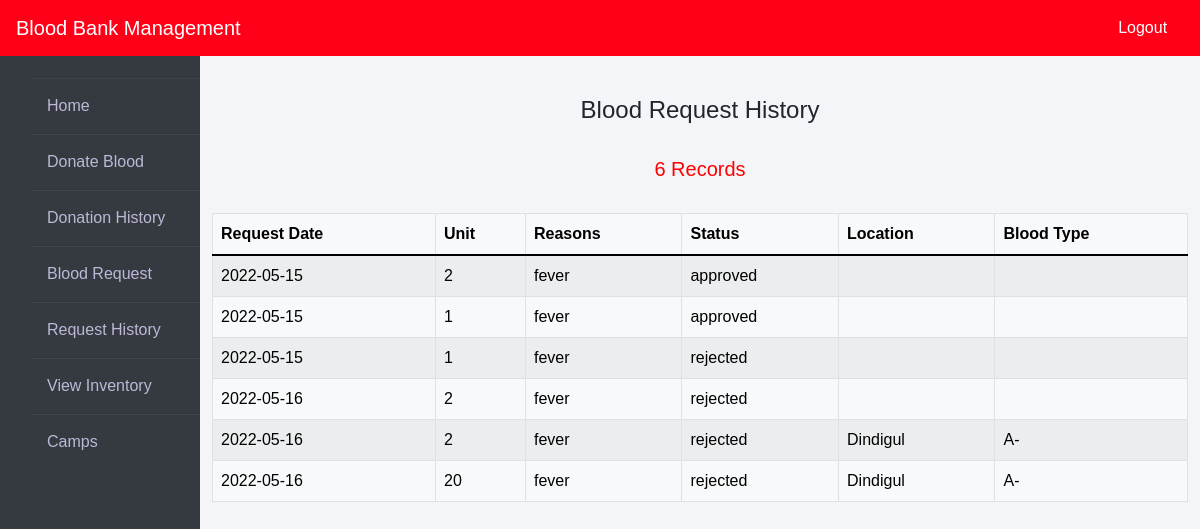
Page /request_history.php (signed in) on the committed database.
### tables this page shows
CREATE TABLE `blood_request` (
  `unit` int(10) NOT NULL,
  `reason` varchar(50) NOT NULL,
  `location` varchar(100) NOT NULL,
  `bloodtype` varchar(20) NOT NULL,
  `request_date` date NOT NULL,
  `requestor_id` int(10) NOT NULL,
  `request_id` int(20) NOT NULL,
  `admin_id` int(20) NOT NULL,
  `status` varchar(20) NOT NULL,
  `action` varchar(20) NOT NULL
);

### request_history.php (the view, shortened to what this page needs)
<!DOCTYPE html>
<html lang="en">
<head>
    <link rel="stylesheet" href="https://maxcdn.bootstrapcdn.com/bootstrap/4.0.0/css/bootstrap.min.css">
    <link href="https://cdn.jsdelivr.net/npm/bootstrap@5.0.2/dist/css/bootstrap.min.css" rel="stylesheet">
    <link rel="stylesheet" href="https://cdnjs.cloudflare.com/ajax/libs/font-awesome/5.14.0/css/all.css">
    <link rel = "stylesheet" href = "css/home.css">
</head>
<body>
    <nav class="navbar navbar-expand-lg navbar-light fixed-top bg-danger">
        <a style="color:white;" class="navbar-brand" href="request_history.php">Blood Bank Management </a>
        <div class="navbar-collapse collapse w-100 order-3 dual-collapse2">
            <ul class="navbar-nav ml-auto">
                <li class="nav-item">
                <a class="nav-link" style="color: white;" href="index.php">Logout &nbsp; </a>
                </li>
            </ul>
        </div>
      </nav>
<br><br>
<div class="wrapper">
    <div class="sidebar">
        <ul>
            <li><a style="text-decoration:none;" href="home.php">Home</a></li>
            <li><a style="text-decoration:none;" href="donate_blood.php">Donate Blood</a></li>
            <li><a style="text-decoration:none;" href="donation_history.php">Donation History</a></li>
            <li><a style="text-decoration:none;" href="request_blood.php">Blood Request</a></li>
            <li><a style="text-decoration:none;" href="request_history.php">Request History</a></li>
            <li><a style="text-decoration:none;" href="inventory.php"> View Inventory</a></li>
            <li><a style="text-decoration:none;" href="usercamp.php"> Camps</a></li>
        </ul>
    </div>
    <div class="main_content">
    <?php
        include 'database.php';
        $requestor_id = $_SESSION['userid'];
        $sql = "SELECT unit, request_id, request_date, reason, status, action,location,bloodtype FROM blood_request WHERE requestor_id = '$requestor_id'";
        $result = mysqli_query($con,$sql);
        $num_rows = mysqli_num_rows($result);
    ?>
        <br><br>
        <div class="container">
            <H4 class="text-center">Blood Request History</H4><br>
        <h5 class="text-center" style="color: red;"><?php echo $num_rows; ?> Records</h5><br>
            <table class="table table-light table-hover table-bordered table-striped">
                <thead class="bg-info">
                    <tr>
                        <th scope="col">Request Date</th>
                        <th scope="col">Unit</th>
                        <th scope="col">Reasons</th>
                        <th scope="col">Status</th>
                        <th scope="col">Location</th>
                        <th scope="col">Blood Type</th>
                    </tr>
                </thead>
                <tbody>
                <?php
                    while ($row = mysqli_fetch_assoc($result)){
                        echo "<tr>";
                            echo "<td>" . $row['request_date'] . "</td>";
                            echo "<td>" . $row['unit'] . "</td>";
                            echo "<td>" . $row['reason'] . "</td>";
                            echo "<td>" . $row['status'] . "</td>";
                            echo "<td>" . $row['location'] . "</td>";
                            echo "<td>" . $row['bloodtype'] . "</td>";
                        echo "</tr>";
                    }
                ?>
                </tbody>
            </table>
        </div>
    </div>
</div>
</body>
</html>

### css/home.css (style rules this page uses)
* { margin: 0; padding: 0; box-sizing: border-box; list-style: none; text-decoration: none; font-family: 'Josefin Sans', sans-serif; }
body { background-color: #f3f5f9; }
.bg-danger { background-color: #ff0018!important; }
.wrapper { display: flex; position: relative; }
.wrapper .sidebar { width: 200px; height: 100%; background: #343a40; padding: 30px 0px; position: fixed; }
.wrapper .sidebar ul li { padding: 15px; border-bottom: 1px solid #bdb8d7; border-bottom: 1px solid rgba(0,0,0,0.05); border-top: 1px solid rgba(255,255,255,0.05); }
.wrapper .sidebar ul li a { color: #bdb8d7; display: block; }
.wrapper .main_content { width: 100%; margin-left: 200px; }
.wrapper { margin: 0 auto; }

### rows in the picture
blood_request: request_date "2022-05-15", unit "2", reason "fever", status "approved"
blood_request: request_date "2022-05-15", unit "1", reason "fever", status "approved"
blood_request: request_date "2022-05-15", unit "1", reason "fever", status "rejected"
blood_request: request_date "2022-05-16", unit "2", reason "fever", status "rejected"
blood_request: request_date "2022-05-16", unit "2", reason "fever", status "rejected", location "Dindigul", bloodtype "A-"
blood_request: request_date "2022-05-16", unit "20", reason "fever", status "rejected", location "Dindigul", bloodtype "A-"

### other values in the picture
$num_rows "6"
